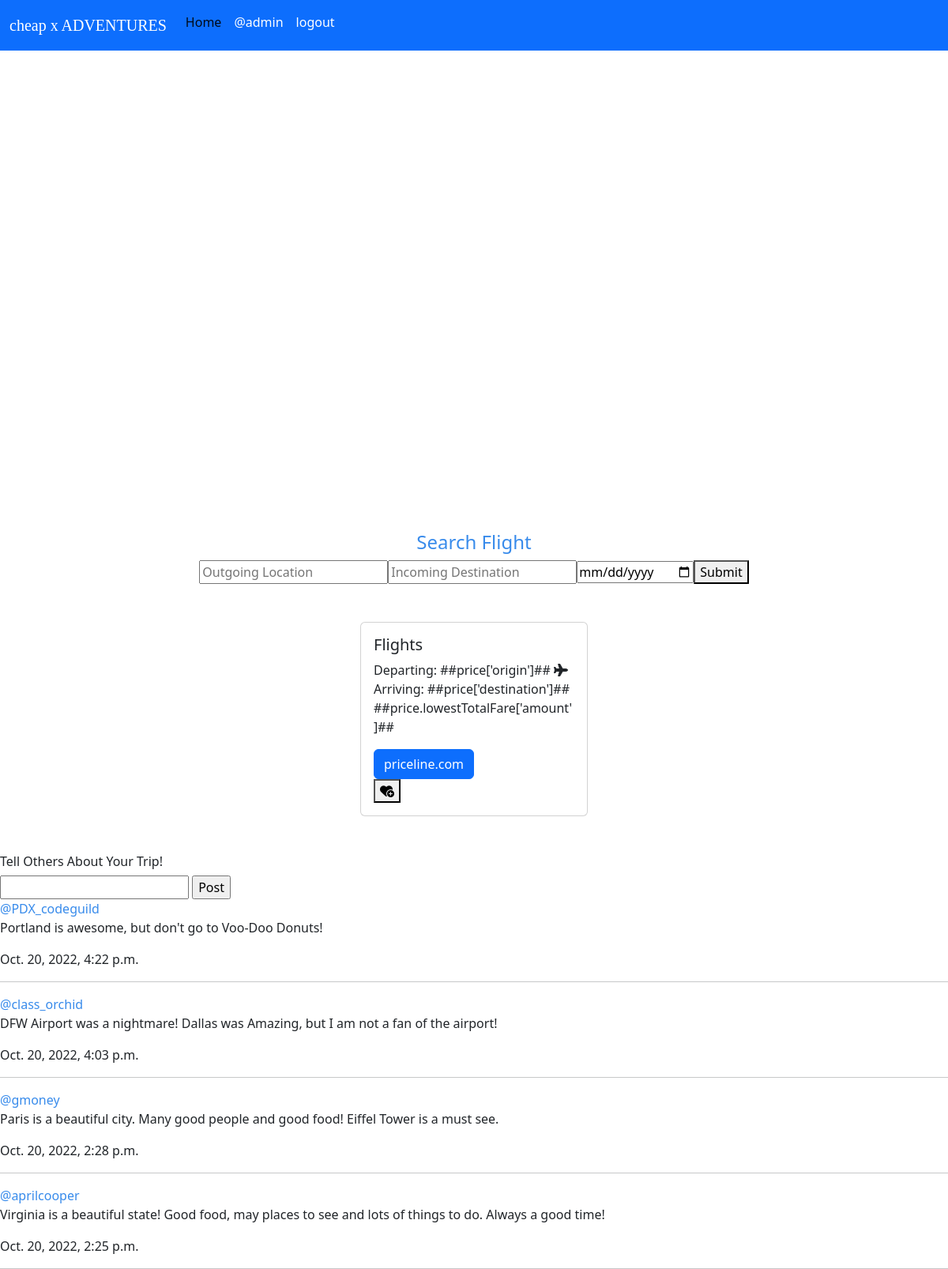
The page / (signed in) on the database its author committed.
### adventure/models.py (models this page shows)
class Comment(models.Model):
    user = models.ForeignKey(User, on_delete=models.CASCADE)
    time_created = models.DateTimeField(default=timezone.now)
    text = models.CharField(max_length=200)

### adventure/views.py (the view)
# urls.py: path('', views.index, name='index'),
def index(request):
    all_comments = Comment.objects.order_by('-time_created')
    context = {
        'all_comments': all_comments
    }
    if request.method == 'POST':
        post_method(request)
    return render(request, 'capstone.html', context)

### templates/capstone.html (shortened to what this page needs)
<!DOCTYPE html>
{% load static %}
<html lang="en">
<head>
    <link href="https://cdn.jsdelivr.net/npm/bootstrap@5.2.1/dist/css/bootstrap.min.css" rel="stylesheet">
    <link rel="stylesheet" href="{% static 'index.css' %}">
</head>
<body>
    <nav class="navbar navbar-expand-lg bg-primary">
        <div class="container-fluid">
        <a class="navbar-brand" href="#">cheap x ADVENTURES</a>
        <div class="collapse navbar-collapse" id="navbarNavAltMarkup">
            <div class="navbar-nav">
            <a class="nav-link active" aria-current="page" href="#">Home</a>
            <a class="nav-link" href="/profile/">@{{ request.user }}</a>
            <a class="nav-link" href="{% url 'logout' %}?next=/accounts/login">logout</a><br><br>
            </div>
        </div>
        </div>
    </nav><br><br>
    <div id="map"></div>
    <div id="app" >
        <H4>Search Flight</H4>
        <div class="userinput">
            <input type="text" id="outgoing" placeholder="Outgoing Location" v-model="outgoing">
            <input type="text" id="incoming" placeholder="Incoming Destination" v-model="incoming">
            <input type="date" id= "date" placeholder="Year-Month-Day" v-model="date">
            <button id="submit" v-on:click="getIata">Submit</button>
        </div><br><br>
        <li v-if="price" id="cards"><div
            class="card" style="width: 18rem;">
            <div class="card-body">
                <h5 class="card-title">Flights</h5>
                <p class="card-text">Departing: ##price['origin']##  <i class="fa-solid fa-plane"></i>
                    Arriving: ##price['destination']## ##price.lowestTotalFare['amount']##
                </p>
                <a href="https://www.priceline.com/?vrid=a02e0d033f17b677eecdacb6a711c10c" class="btn btn-primary" id="priceline">priceline.com</a>
                <form v-bind:action="getSavedUrl(price)" method="POST">
                    <button type="submit"><i class="fa-solid fa-heart-circle-plus" id="fonta"></i></button>
                </form>
            </div>
        </div>
    </li><br>
        </div>
</li><br>
        <h6>Tell Others About Your Trip!</h6>
        <form action="{% url 'adventure:comment' %}" method="post">
            <input type="text" autofocus maxlength="300" name="comment">
            <input type="submit" value="Post">
        </form >
        {% for comments in all_comments %}
        <div>
            <a id="username">
                @{{comments.user.username}}
            </a>
            <p>
                {{comments.text}}
            </p>
            <p>
                {{comments.time_created}}
            </p>
        </div>
        <hr>
        {% endfor %}
</body>
</html>

### static/index.css (style rules this page uses)
.nav-link { color: white; }
.navbar-brand { color: rgb(255, 255, 255); font-family: 'Times New Roman', Times, serif; }
.userinput { display: flex; align-items: center; justify-content: center; }
h4 { text-align: center; color: rgb(56, 139, 235) }
#cards { display: flex; align-items: center; justify-content: center; }
#username { color: rgb(56, 139, 235); }

### templates/capstone.html (style rules this page uses)
#map { height: 70%; width: 100%; }
html, body { height: 100%; margin: 0; padding: 0; }

### rows shown on the page
Comment: user.username "PDX_codeguild", text "Portland is awesome, but don't go to Voo-Doo Donuts!", time_created "Oct. 20, 2022, 4:22 p.m."
Comment: user.username "class_orchid", text "DFW Airport was a nightmare! Dallas was Amazing, but I am not a fan of the airport!", time_created "Oct. 20, 2022, 4:03 p.m."
Comment: user.username "gmoney", text "Paris is a beautiful city. Many good people and good food! Eiffel Tower is a must see.", time_created "Oct. 20, 2022, 2:28 p.m."
Comment: user.username "aprilcooper", text "Virginia is a beautiful state! Good food, may places to see and lots of things to do. Always a good time!", time_created "Oct. 20, 2022, 2:25 p.m."

### other values the page prints
{{ request.user }} "admin"
